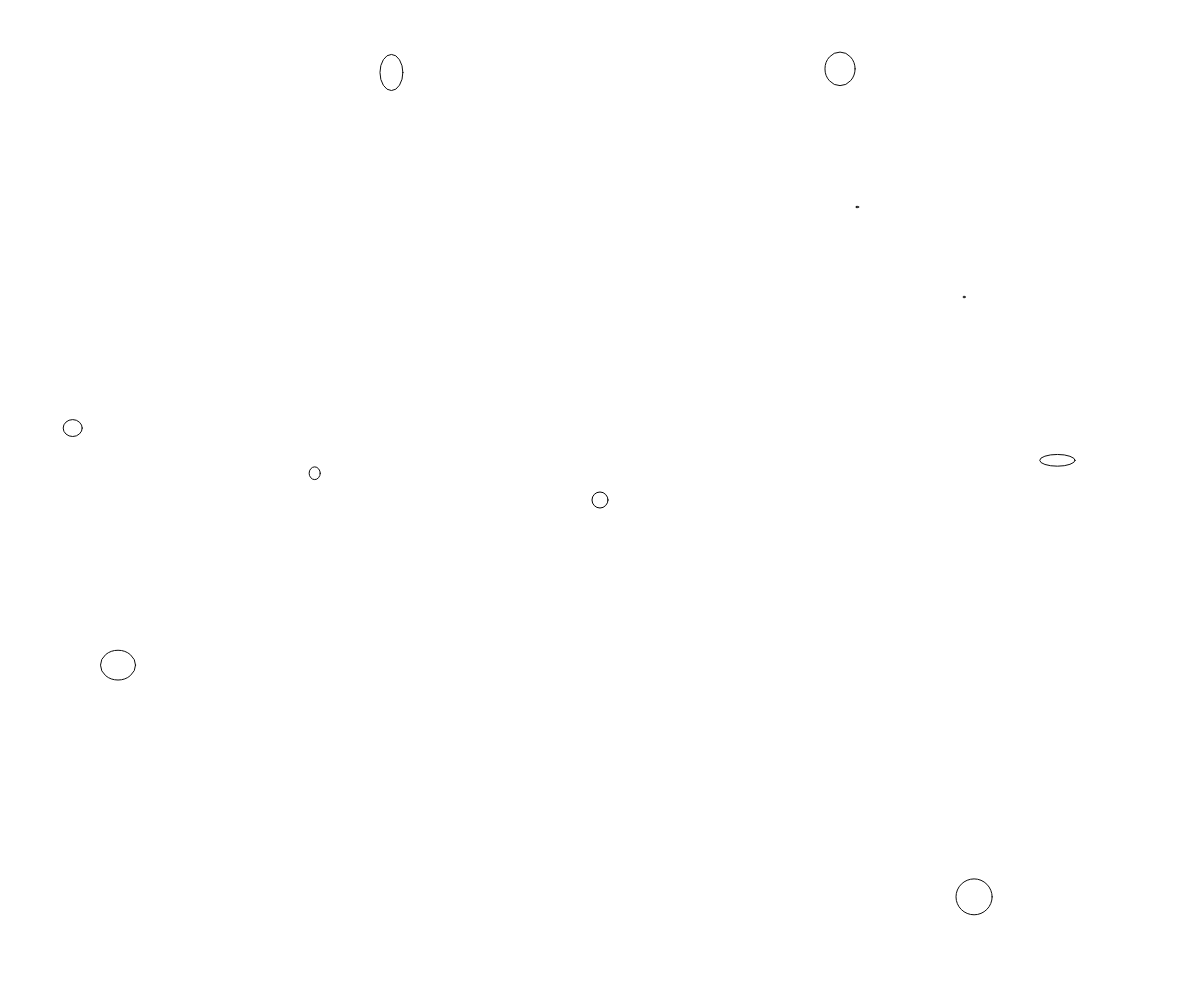
Frame 1 (no input)
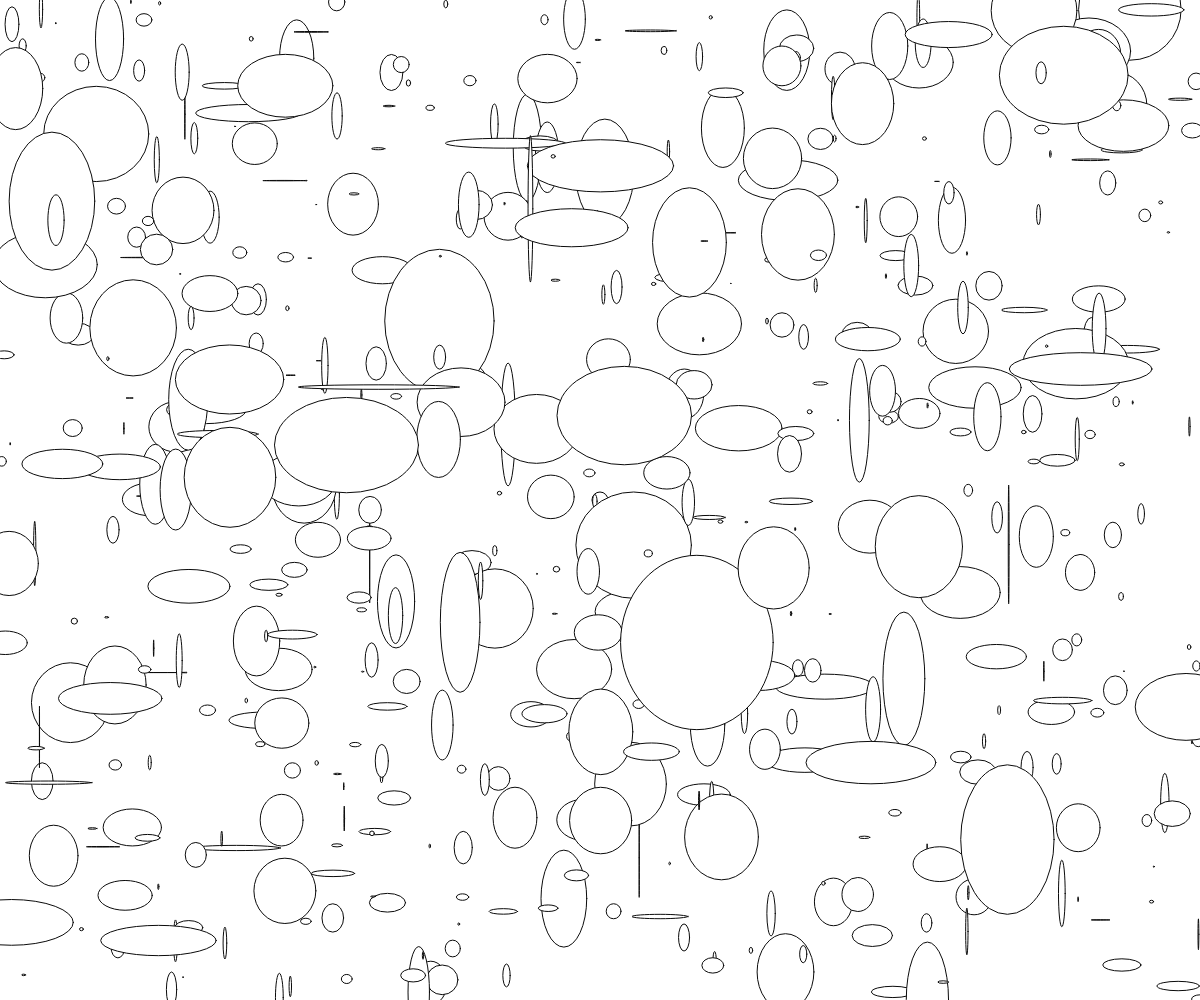
Frame 60 (no input)
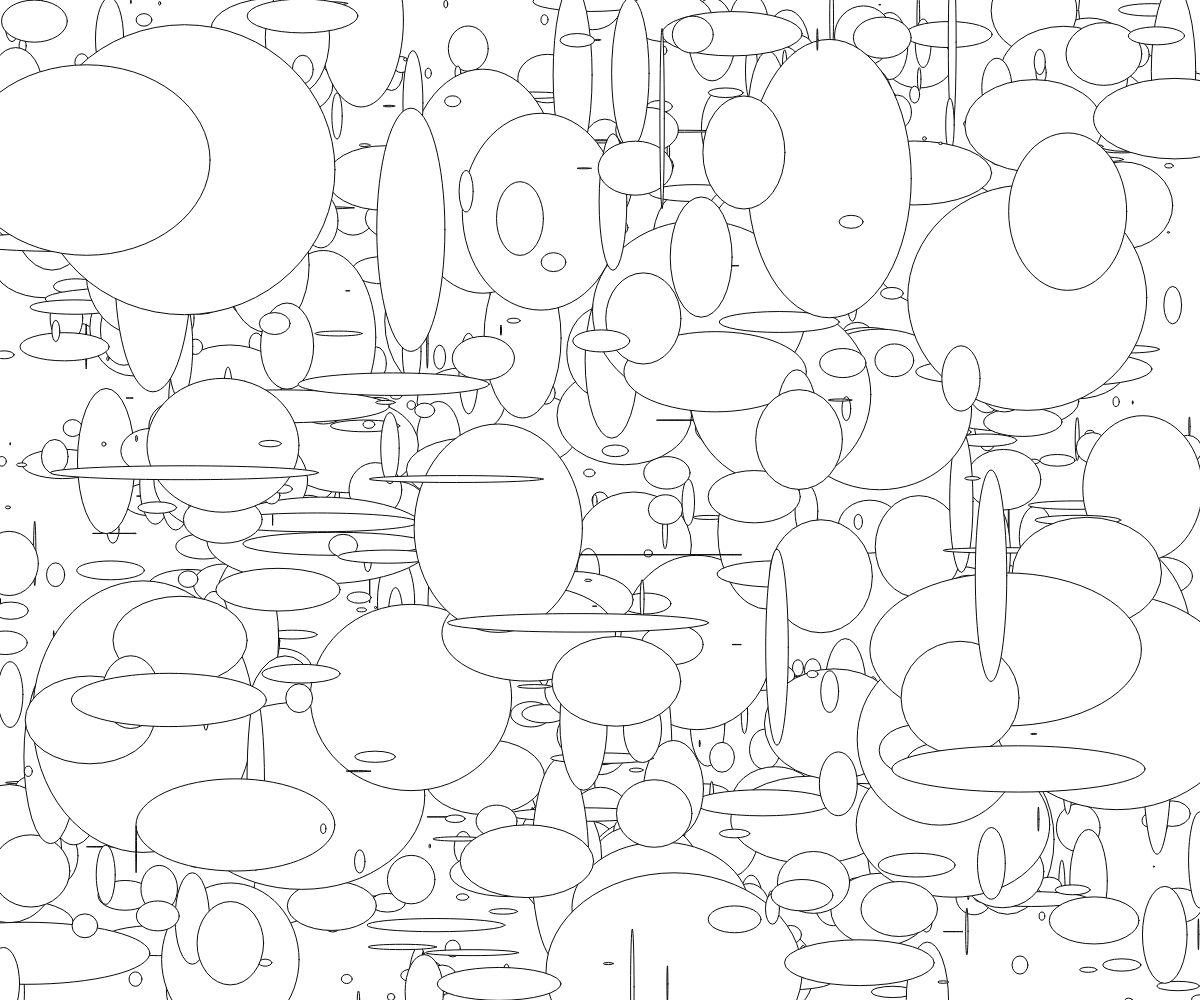
Frame 120 (the mouse pressed at the canvas centre since frame 60)

The p5.js sketch that drew these frames (run headless with seeded random() and noise() and a simulated clock; from frame 60 on, the mouse is pressed at the canvas centre):

// p5.js sketch
// ── sketch.js
let nums = [4,9,16,25,36,49, 64,81, 100]
let modifier = 1;

let inc = true;
function setup() {
  createCanvas(windowWidth, windowHeight);

  print(nums[2]);
  print(nums.length);
  ellipse(windowWidth/2, windowHeight/2, nums[2], nums[2]);
}

function draw() {
  var i;
  for(i = 0; i < nums.length; i++){
    stroke(10);
    ellipse(random(windowWidth), random(windowHeight), random(nums[i]) * modifier, random(nums[i]) * modifier);
  }
  modifier = modifier * 1.01;
  // put drawing code here
}

// ── planetSticker.js
//Author: Boris Pisabaj
//Purpose: for ART 151 Spring 2020
//Written using p5 library
//~(0-0)~


function preload(){

}


function setup(){

}
function draw(){

}


function keyPressed(){

}


function mousePressed(){


}


function windowResized(){
  createCanvas(windowWidth, windowHeight);
}
